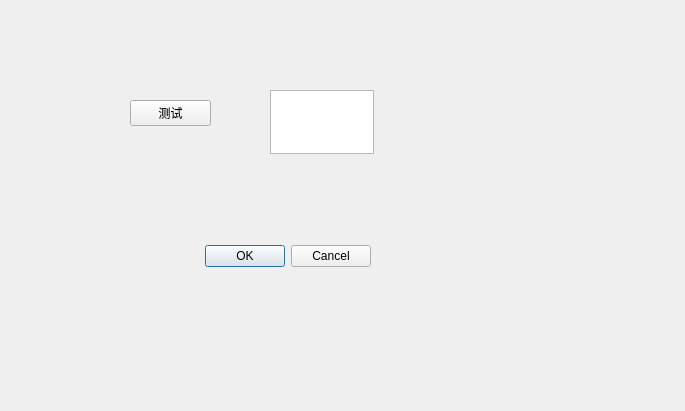
<?xml version="1.0" encoding="UTF-8"?>
<ui version="4.0">
 <class>Dialog</class>
 <widget class="QDialog" name="Dialog">
  <property name="geometry">
   <rect>
    <x>0</x>
    <y>0</y>
    <width>685</width>
    <height>411</height>
   </rect>
  </property>
  <property name="windowTitle">
   <string>Dialog</string>
  </property>
  <widget class="QDialogButtonBox" name="buttonBox">
   <property name="geometry">
    <rect>
     <x>30</x>
     <y>240</y>
     <width>341</width>
     <height>32</height>
    </rect>
   </property>
   <property name="orientation">
    <enum>Qt::Horizontal</enum>
   </property>
   <property name="standardButtons">
    <set>QDialogButtonBox::Cancel|QDialogButtonBox::Ok</set>
   </property>
  </widget>
  <widget class="QPushButton" name="pushButton">
   <property name="geometry">
    <rect>
     <x>130</x>
     <y>100</y>
     <width>81</width>
     <height>26</height>
    </rect>
   </property>
   <property name="text">
    <string>测试</string>
   </property>
  </widget>
  <widget class="QPlainTextEdit" name="plainTextEdit">
   <property name="geometry">
    <rect>
     <x>270</x>
     <y>90</y>
     <width>104</width>
     <height>64</height>
    </rect>
   </property>
  </widget>
 </widget>
 <resources/>
 <connections>
  <connection>
   <sender>buttonBox</sender>
   <signal>accepted()</signal>
   <receiver>Dialog</receiver>
   <slot>accept()</slot>
   <hints>
    <hint type="sourcelabel">
     <x>248</x>
     <y>254</y>
    </hint>
    <hint type="destinationlabel">
     <x>157</x>
     <y>274</y>
    </hint>
   </hints>
  </connection>
  <connection>
   <sender>buttonBox</sender>
   <signal>rejected()</signal>
   <receiver>Dialog</receiver>
   <slot>reject()</slot>
   <hints>
    <hint type="sourcelabel">
     <x>316</x>
     <y>260</y>
    </hint>
    <hint type="destinationlabel">
     <x>286</x>
     <y>274</y>
    </hint>
   </hints>
  </connection>
 </connections>
</ui>
